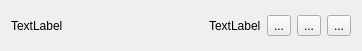
<?xml version="1.0" encoding="UTF-8"?>
<ui version="4.0">
 <class>Form</class>
 <widget class="QWidget" name="Form">
  <property name="geometry">
   <rect>
    <x>0</x>
    <y>0</y>
    <width>362</width>
    <height>51</height>
   </rect>
  </property>
  <property name="windowTitle">
   <string>Form</string>
  </property>
  <layout class="QHBoxLayout" name="horizontalLayout">
   <item>
    <widget class="QLabel" name="nameLabel">
     <property name="sizePolicy">
      <sizepolicy hsizetype="Expanding" vsizetype="Minimum">
       <horstretch>0</horstretch>
       <verstretch>0</verstretch>
      </sizepolicy>
     </property>
     <property name="text">
      <string>TextLabel</string>
     </property>
    </widget>
   </item>
   <item>
    <spacer name="horizontalSpacer">
     <property name="orientation">
      <enum>Qt::Horizontal</enum>
     </property>
     <property name="sizeHint" stdset="0">
      <size>
       <width>40</width>
       <height>20</height>
      </size>
     </property>
    </spacer>
   </item>
   <item>
    <widget class="QLabel" name="status">
     <property name="sizePolicy">
      <sizepolicy hsizetype="Minimum" vsizetype="Minimum">
       <horstretch>0</horstretch>
       <verstretch>0</verstretch>
      </sizepolicy>
     </property>
     <property name="text">
      <string>TextLabel</string>
     </property>
    </widget>
   </item>
   <item>
    <widget class="QToolButton" name="startBtn">
     <property name="text">
      <string>...</string>
     </property>
    </widget>
   </item>
   <item>
    <widget class="QToolButton" name="logBtn">
     <property name="text">
      <string>...</string>
     </property>
    </widget>
   </item>
   <item>
    <widget class="QToolButton" name="editBtn">
     <property name="text">
      <string>...</string>
     </property>
    </widget>
   </item>
  </layout>
 </widget>
 <resources/>
 <connections/>
</ui>
